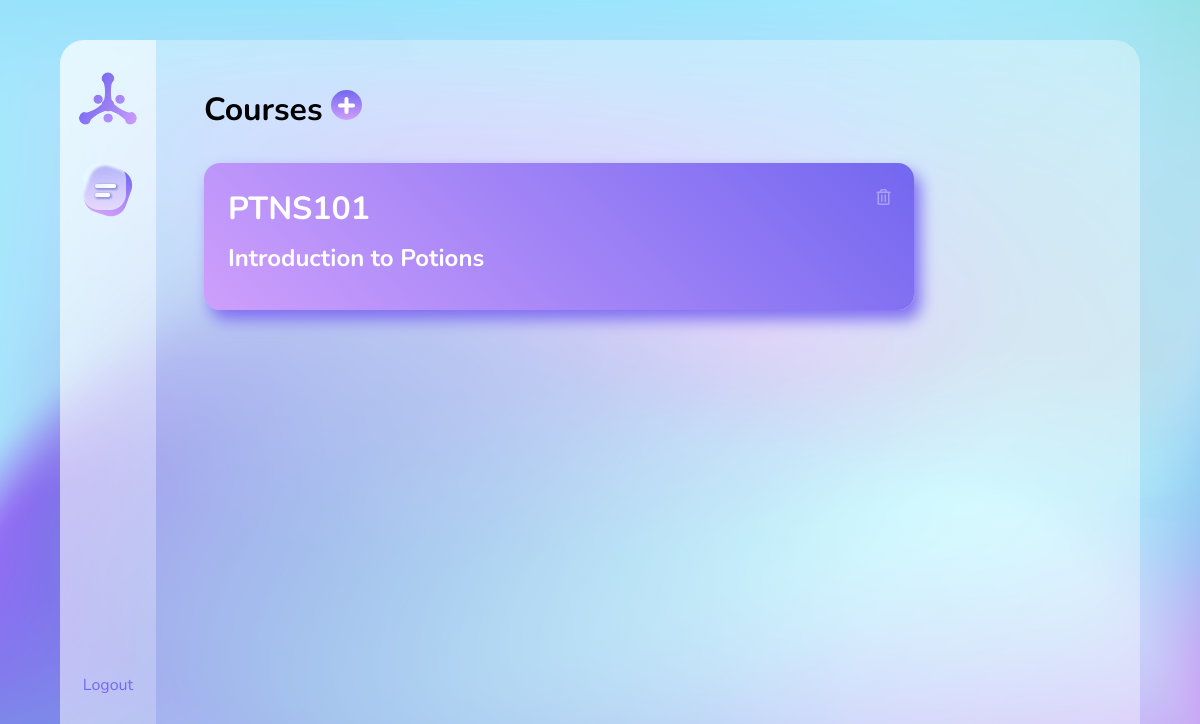
Page /course/all/ (signed in) on the earlier database version.
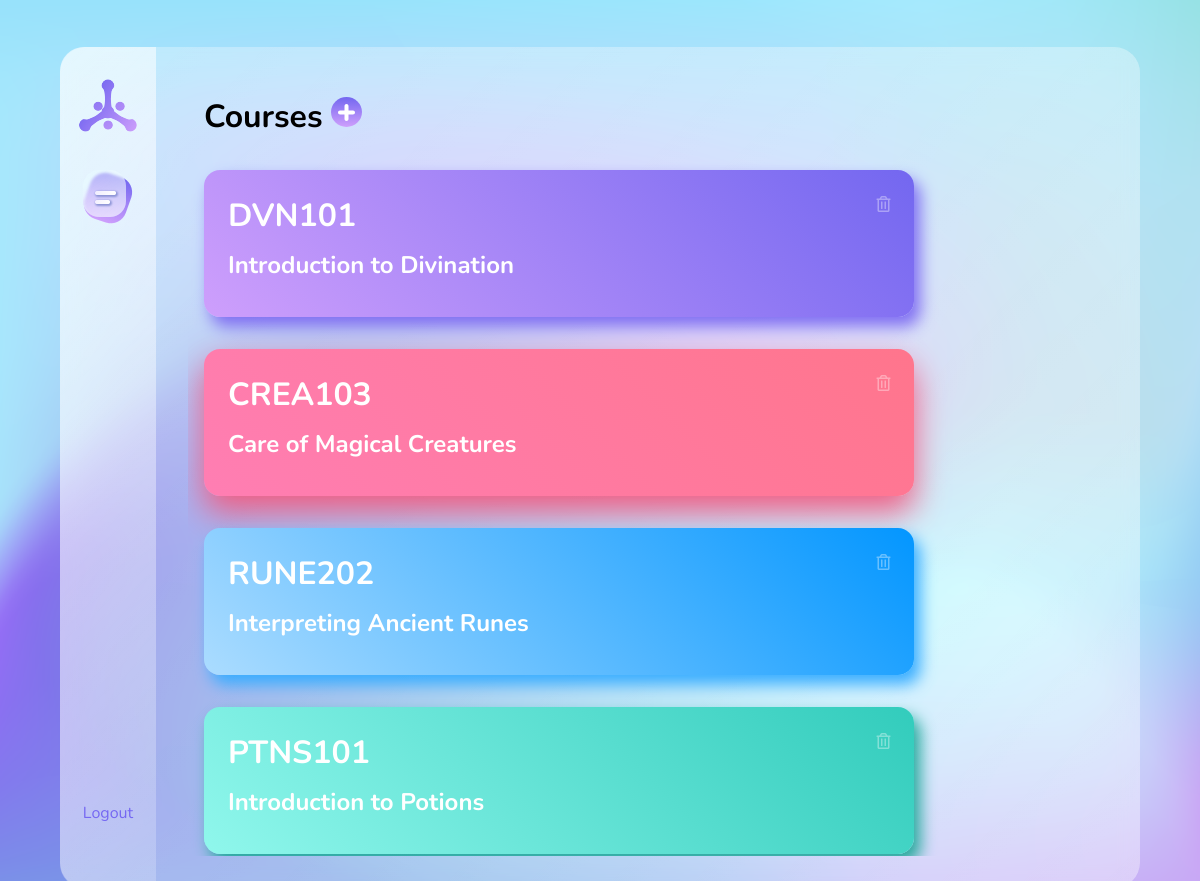
Same page on the later database version.
### coursePlanner/models.py (models this page shows)
class Course(models.Model):
    courseCode = models.CharField(max_length=20)
    courseName = models.CharField(max_length=100)
    owner = models.ForeignKey(User, on_delete=models.CASCADE, null=True, blank=True)
    def __str__(self):
        return self.courseCode

### coursePlanner/views.py (the view)
# urls.py: path('all/', views.courses, name='courses'),
@login_required
def courses(request):
    courses = Reverse(Course.objects.filter(owner=request.user))
    context = {'courses': courses}
    templateName = 'coursePlanner/courses.html'
    return render(request, templateName, context)

### coursePlanner/views.py (called while the page is built)
def Reverse(lst):
    return [ele for ele in reversed(lst)]

### coursePlanner/templates/coursePlanner/courses.html (shortened to what this page needs)
{% extends 'base.html' %}
{% load static %}
{% block content %}
  <h1>Courses
    <a href="{% url 'coursePlanner:newCourse' %}">
      <img src="{% static 'images/plus.svg' %}" class="add-btn"></a>
  </h1>
  <section class="courseCards">
    {% for course in courses %}
    <div class="courseCard {% cycle 'blue-purple'  'coral' 'sky-blue' 'teal'  %}">
      <a href="{% url 'coursePlanner:course' course.id %}" class="courseHeading">
        <h1>{{ course }} </h1>
        <h2>{{ course.courseName }} </h2>
      </a>
      {% block deleteCourse %}
      <a href="{% url 'coursePlanner:deleteCourse' course_id=course.id %}">
        <i class="far fa-trash-alt"></i></a>
      {% endblock deleteCourse %}
    </div>
    {% endfor %}
  </section>
{% endblock content %}

### templates/base.html (shortened to what this page needs)
{% load static %}
<!DOCTYPE html>
<html lang="en">
<head>
  <link rel="stylesheet" href="{% static 'css/base.css' %}"/>
  <link rel="stylesheet" href="https://cdnjs.cloudflare.com/ajax/libs/font-awesome/5.15.1/css/all.min.css" />
</head>
<body>
  <section class="glass">
    <nav class="navbar">
      <div class="nav-item nav-logo">
        <a href="/">
          <img src="{% static 'images/logo.png' %}" class="logo">
        </a>
      </div>
      <div class="nav-item nav-courses courseMenu">
        <a href="{% url 'coursePlanner:courses' %}">
          <img src="{% static 'images/courseIcon.png' %}">
        </a>
      </div>
      {% if user.is_authenticated %}
      <div class="nav-item">
          <div><a href="{% url 'users:logout' %}" class="user-btn">Logout</a></div>
      </div>
      {% else %}
      <div class="nav-item">
        <a href="{% url 'users:register' %}" class="user-btn">Register</a>
        <div><a href="{% url 'users:login' %}" class="user-btn">Login</a></div>
      </div>
      {% endif %}
    </nav>
    <main>
      {% block content %}{% endblock content %}
    </main>
  </section>
</body>
</html>

### static/css/base.css (style rules this page uses)
:root { font-size: 16px; font-family: 'Nunito', sans-serif; --transition-speed: 300ms; }
* { margin: 0; padding: 0; box-sizing: border-box; }
h1 { font-size: 2rem; text-align: left; margin-bottom: 0.2em; }
h2 { font-size: 1.5rem; text-align: left; }
a { color: #7568f2; text-decoration: none; }
::placeholder { font-family: 'Nunito', sans-serif; color: #979797; font-size: 16px; }
html { background-image: url(../cornflower.png); background-size: 100% 100%; background-repeat: no-repeat; overflow: hidden; scrollbar-width: thin; scrollbar-color: #A3D8E5 #A7E1F1; }
body { display: flex; align-items: center; justify-content: center; min-height: 100vh; }
.glass { background-image: linear-gradient(134deg, rgba(255,255,255,0.29) 0%, rgba(255,255,255,0.38) 100%); border-radius: 1.6rem; height: 90vh; width: 90%; max-width: 90em; max-height: 60em; backdrop-filter: blur(0.6em); display: flex; }
main { padding: 1em; flex-grow: 1; margin: 2rem; overflow: auto; }
.navbar { display: flex; flex-direction: column; align-items: center; justify-content: center; width: 6em; border-radius: 1.5rem 0 0 1.5rem; padding: 2em; background-image: linear-gradient(138deg, rgba(255,255,255,0.60) 0%, rgba(255,255,255,0.20) 100%); }
.nav-item { margin-bottom: 2em; }
.nav-item:last-child { margin-top: auto; }
.nav-logo { transition: 500ms ease-out; }
.courseCards a { text-decoration: none; color: white; }
.courseCard { width: 80%; max-width: 80em; min-height: 15vh; border-radius: 1rem; padding: 1.5rem; color: white; left: 0rem; position: relative; transition: all 500ms ease; margin-top: 2em; display: flex; }
.courseCard i { color: rgba(255,255,255,0.37); }
.courseHeading { flex-grow: 1; }
.blue-purple { background-image: linear-gradient(45deg, #CE9FFC 0%, #7367F0 100%); box-shadow: 0.4em 0.6em 1em 0 #806FF2; }
.coral { background-image: linear-gradient(45deg, #FF7EB3 0%, #FF758C 100%); box-shadow: 0 16px 32px 0 #F15D83; }
.sky-blue { background-image: linear-gradient(45deg, #ABDCFF 0%, #0396FF 100%); box-shadow: 0.4em 0.6em 1em 0 #39ADFF; }
.teal { background-image: linear-gradient(45deg, #90F7EC 0%, #32CCBC 100%); box-shadow: 0.4em 0.6em 1em 0 #24a99c; }
.add-btn { transition: 300ms ease-out; }
h2 { margin: 0.5em 0; }

Differences in the rows shown:
added Course: courseCode "DVN101", courseName "Introduction to Divination"
added Course: courseCode "CREA103", courseName "Care of Magical Creatures"
added Course: courseCode "RUNE202", courseName "Interpreting Ancient Runes"
